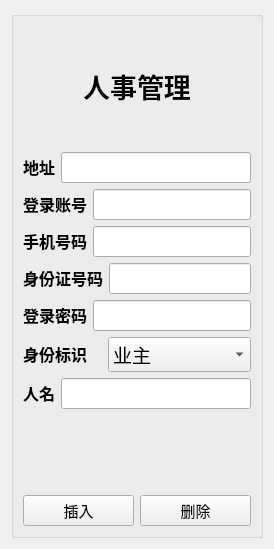
     <widget class="QWidget" name="tab">
      <attribute name="title">
       <string>人事管理</string>
      </attribute>
      <layout class="QGridLayout" name="gridLayout_2">
       <item row="0" column="0">
        <widget class="QGroupBox" name="groupBox_8">
         <property name="title">
          <string/>
         </property>
         <layout class="QGridLayout" name="gridLayout_6">
          <item row="0" column="0">
           <layout class="QVBoxLayout" name="verticalLayout_2">
            <item>
             <spacer name="verticalSpacer_5">
              <property name="orientation">
               <enum>Qt::Vertical</enum>
              </property>
              <property name="sizeHint" stdset="0">
               <size>
                <width>20</width>
                <height>40</height>
               </size>
              </property>
             </spacer>
            </item>
            <item>
             <widget class="QLabel" name="label">
              <property name="text">
               <string>&lt;html&gt;&lt;head/&gt;&lt;body&gt;&lt;p align=&quot;center&quot;&gt;&lt;span style=&quot; font-size:20pt; font-weight:600; color:#000000;&quot;&gt;人事管理&lt;/span&gt;&lt;/p&gt;&lt;/body&gt;&lt;/html&gt;</string>
              </property>
             </widget>
            </item>
            <item>
             <spacer name="verticalSpacer_6">
              <property name="orientation">
               <enum>Qt::Vertical</enum>
              </property>
              <property name="sizeHint" stdset="0">
               <size>
                <width>20</width>
                <height>40</height>
               </size>
              </property>
             </spacer>
            </item>
            <item>
             <layout class="QVBoxLayout" name="verticalLayout_3">
              <item>
               <layout class="QHBoxLayout" name="horizontalLayout_8">
                <item>
                 <widget class="QLabel" name="label_12">
                  <property name="text">
                   <string>&lt;html&gt;&lt;head/&gt;&lt;body&gt;&lt;p&gt;&lt;span style=&quot; font-size:12pt; font-weight:600;&quot;&gt;地址&lt;/span&gt;&lt;/p&gt;&lt;/body&gt;&lt;/html&gt;</string>
                  </property>
                 </widget>
                </item>
                <item>
                 <widget class="QLineEdit" name="addressEdit">
                  <property name="font">
                   <font>
                    <family>Agency FB</family>
                    <pointsize>12</pointsize>
                   </font>
                  </property>
                 </widget>
                </item>
               </layout>
              </item>
              <item>
               <layout class="QHBoxLayout" name="horizontalLayout_9">
                <item>
                 <widget class="QLabel" name="label_8">
                  <property name="text">
                   <string>&lt;html&gt;&lt;head/&gt;&lt;body&gt;&lt;p&gt;&lt;span style=&quot; font-size:12pt; font-weight:600;&quot;&gt;登录账号&lt;/span&gt;&lt;/p&gt;&lt;/body&gt;&lt;/html&gt;</string>
                  </property>
                 </widget>
                </item>
                <item>
                 <widget class="QLineEdit" name="accountEdit">
                  <property name="font">
                   <font>
                    <family>Agency FB</family>
                    <pointsize>12</pointsize>
                   </font>
                  </property>
                 </widget>
                </item>
               </layout>
              </item>
              <item>
               <layout class="QHBoxLayout" name="horizontalLayout_10">
                <item>
                 <widget class="QLabel" name="label_3">
                  <property name="text">
                   <string>&lt;html&gt;&lt;head/&gt;&lt;body&gt;&lt;p&gt;&lt;span style=&quot; font-size:12pt; font-weight:600;&quot;&gt;手机号码&lt;/span&gt;&lt;/p&gt;&lt;/body&gt;&lt;/html&gt;</string>
                  </property>
                 </widget>
                </item>
                <item>
                 <widget class="QLineEdit" name="phoneEdit">
                  <property name="font">
                   <font>
                    <family>Agency FB</family>
                    <pointsize>12</pointsize>
                   </font>
                  </property>
                 </widget>
                </item>
               </layout>
              </item>
              <item>
               <layout class="QHBoxLayout" name="horizontalLayout_11">
                <item>
                 <widget class="QLabel" name="label_4">
                  <property name="text">
                   <string>&lt;html&gt;&lt;head/&gt;&lt;body&gt;&lt;p&gt;&lt;span style=&quot; font-size:12pt; font-weight:600;&quot;&gt;身份证号码&lt;/span&gt;&lt;/p&gt;&lt;/body&gt;&lt;/html&gt;</string>
                  </property>
                 </widget>
                </item>
                <item>
                 <widget class="QLineEdit" name="idcardEdit">
                  <property name="font">
                   <font>
                    <family>Agency FB</family>
                    <pointsize>12</pointsize>
                   </font>
                  </property>
                 </widget>
                </item>
               </layout>
              </item>
              <item>
               <layout class="QHBoxLayout" name="horizontalLayout_12">
                <item>
                 <widget class="QLabel" name="label_5">
                  <property name="text">
                   <string>&lt;html&gt;&lt;head/&gt;&lt;body&gt;&lt;p&gt;&lt;span style=&quot; font-size:12pt; font-weight:600;&quot;&gt;登录密码&lt;/span&gt;&lt;/p&gt;&lt;/body&gt;&lt;/html&gt;</string>
                  </property>
                 </widget>
                </item>
                <item>
                 <widget class="QLineEdit" name="passwordEdit">
                  <property name="font">
                   <font>
                    <family>Agency FB</family>
                    <pointsize>12</pointsize>
                   </font>
                  </property>
                 </widget>
                </item>
               </layout>
              </item>
              <item>
               <layout class="QHBoxLayout" name="horizontalLayout_13">
                <item>
                 <widget class="QLabel" name="label_6">
                  <property name="text">
                   <string>&lt;html&gt;&lt;head/&gt;&lt;body&gt;&lt;p&gt;&lt;span style=&quot; font-size:12pt; font-weight:600;&quot;&gt;身份标识&lt;/span&gt;&lt;/p&gt;&lt;/body&gt;&lt;/html&gt;</string>
                  </property>
                 </widget>
                </item>
                <item>
                 <widget class="QComboBox" name="roleBox">
                  <property name="font">
                   <font>
                    <family>Agency FB</family>
                    <pointsize>14</pointsize>
                   </font>
                  </property>
                  <item>
                   <property name="text">
                    <string>业主</string>
                   </property>
                  </item>
                  <item>
                   <property name="text">
                    <string>物业管理员</string>
                   </property>
                  </item>
                  <item>
                   <property name="text">
                    <string>物业工作人员</string>
                   </property>
                  </item>
                  <item>
                   <property name="text">
                    <string/>
                   </property>
                  </item>
                 </widget>
                </item>
               </layout>
              </item>
              <item>
               <layout class="QHBoxLayout" name="horizontalLayout_14">
                <item>
                 <widget class="QLabel" name="label_7">
                  <property name="text">
                   <string>&lt;html&gt;&lt;head/&gt;&lt;body&gt;&lt;p&gt;&lt;span style=&quot; font-size:12pt; font-weight:600;&quot;&gt;人名&lt;/span&gt;&lt;/p&gt;&lt;/body&gt;&lt;/html&gt;</string>
                  </property>
                 </widget>
                </item>
                <item>
                 <widget class="QLineEdit" name="nameEdit">
                  <property name="font">
                   <font>
                    <family>Agency FB</family>
                    <pointsize>12</pointsize>
                   </font>
                  </property>
                 </widget>
                </item>
               </layout>
              </item>
             </layout>
            </item>
            <item>
             <spacer name="verticalSpacer_7">
              <property name="orientation">
               <enum>Qt::Vertical</enum>
              </property>
              <property name="sizeHint" stdset="0">
               <size>
                <width>20</width>
                <height>40</height>
               </size>
              </property>
             </spacer>
            </item>
            <item>
             <spacer name="verticalSpacer_8">
              <property name="orientation">
               <enum>Qt::Vertical</enum>
              </property>
              <property name="sizeHint" stdset="0">
               <size>
                <width>20</width>
                <height>40</height>
               </size>
              </property>
             </spacer>
            </item>
            <item>
             <layout class="QHBoxLayout" name="horizontalLayout">
              <item>
               <widget class="QPushButton" name="insert">
                <property name="font">
                 <font>
                  <family>Agency FB</family>
                  <pointsize>11</pointsize>
                 </font>
                </property>
                <property name="text">
                 <string>插入</string>
                </property>
               </widget>
              </item>
              <item>
               <widget class="QPushButton" name="Delete">
                <property name="font">
                 <font>
                  <family>Agency FB</family>
                  <pointsize>11</pointsize>
                 </font>
                </property>
                <property name="text">
                 <string>删除</string>
                </property>
               </widget>
              </item>
             </layout>
            </item>
           </layout>
          </item>
         </layout>
        </widget>
       </item>
      </layout>
     </widget>
